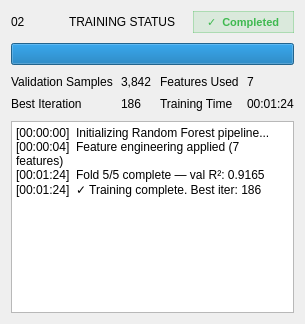
           <widget class="QFrame" name="panelCard2">
            <layout class="QVBoxLayout" name="trainStatusLayout">
             <property name="contentsMargins"><rect><x>16</x><y>14</y><width>16</width><height>14</height></rect></property>
             <property name="spacing"><number>10</number></property>

             <item>
              <layout class="QHBoxLayout">
               <item><widget class="QLabel" name="panelIndex2"><property name="text"><string>02</string></property></widget></item>
               <item><widget class="QLabel" name="panelTitle2"><property name="text"><string>TRAINING STATUS</string></property></widget></item>
               <item><spacer><property name="orientation"><enum>Qt::Horizontal</enum></property></spacer></item>
               <item>
                <widget class="QLabel" name="statusBadge">
                 <property name="text"><string>✓  Completed</string></property>
                 <property name="styleSheet"><string>
background: rgba(63,185,80,0.12);
border: 1px solid rgba(63,185,80,0.3);
border-radius: 12px;
color: #3fb950;
font-size: 11px;
font-weight: 600;
padding: 3px 10px;
                 </string></property>
                </widget>
               </item>
              </layout>
             </item>

             <item>
              <widget class="QProgressBar" name="trainProgress">
               <property name="value"><number>100</number></property>
               <property name="maximum"><number>100</number></property>
               <property name="textVisible"><bool>false</bool></property>
              </widget>
             </item>

             <!-- Stats grid -->
             <item>
              <layout class="QGridLayout" name="trainStatsGrid">
               <property name="spacing"><number>8</number></property>

               <item row="0" column="0"><widget class="QLabel" name="configKey"><property name="text"><string>Validation Samples</string></property></widget></item>
               <item row="0" column="1"><widget class="QLabel" name="configVal"><property name="text"><string>3,842</string></property></widget></item>
               <item row="0" column="2"><widget class="QLabel" name="configKey"><property name="text"><string>Features Used</string></property></widget></item>
               <item row="0" column="3"><widget class="QLabel" name="configVal"><property name="text"><string>7</string></property></widget></item>

               <item row="1" column="0"><widget class="QLabel" name="configKey"><property name="text"><string>Best Iteration</string></property></widget></item>
               <item row="1" column="1"><widget class="QLabel" name="configVal"><property name="text"><string>186</string></property></widget></item>
               <item row="1" column="2"><widget class="QLabel" name="configKey"><property name="text"><string>Training Time</string></property></widget></item>
               <item row="1" column="3"><widget class="QLabel" name="configVal"><property name="text"><string>00:01:24</string></property></widget></item>
              </layout>
             </item>

             <!-- Training log -->
             <item>
              <widget class="QTextEdit" name="trainingLog">
               <property name="readOnly"><bool>true</bool></property>
               <property name="minimumHeight"><number>80</number></property>
               <property name="plainText"><string>[00:00:00]  Initializing Random Forest pipeline...
[00:00:04]  Feature engineering applied (7 features)
[00:01:24]  Fold 5/5 complete — val R²: 0.9165
[00:01:24]  ✓ Training complete. Best iter: 186</string></property>
              </widget>
             </item>

            </layout>
           </widget>
